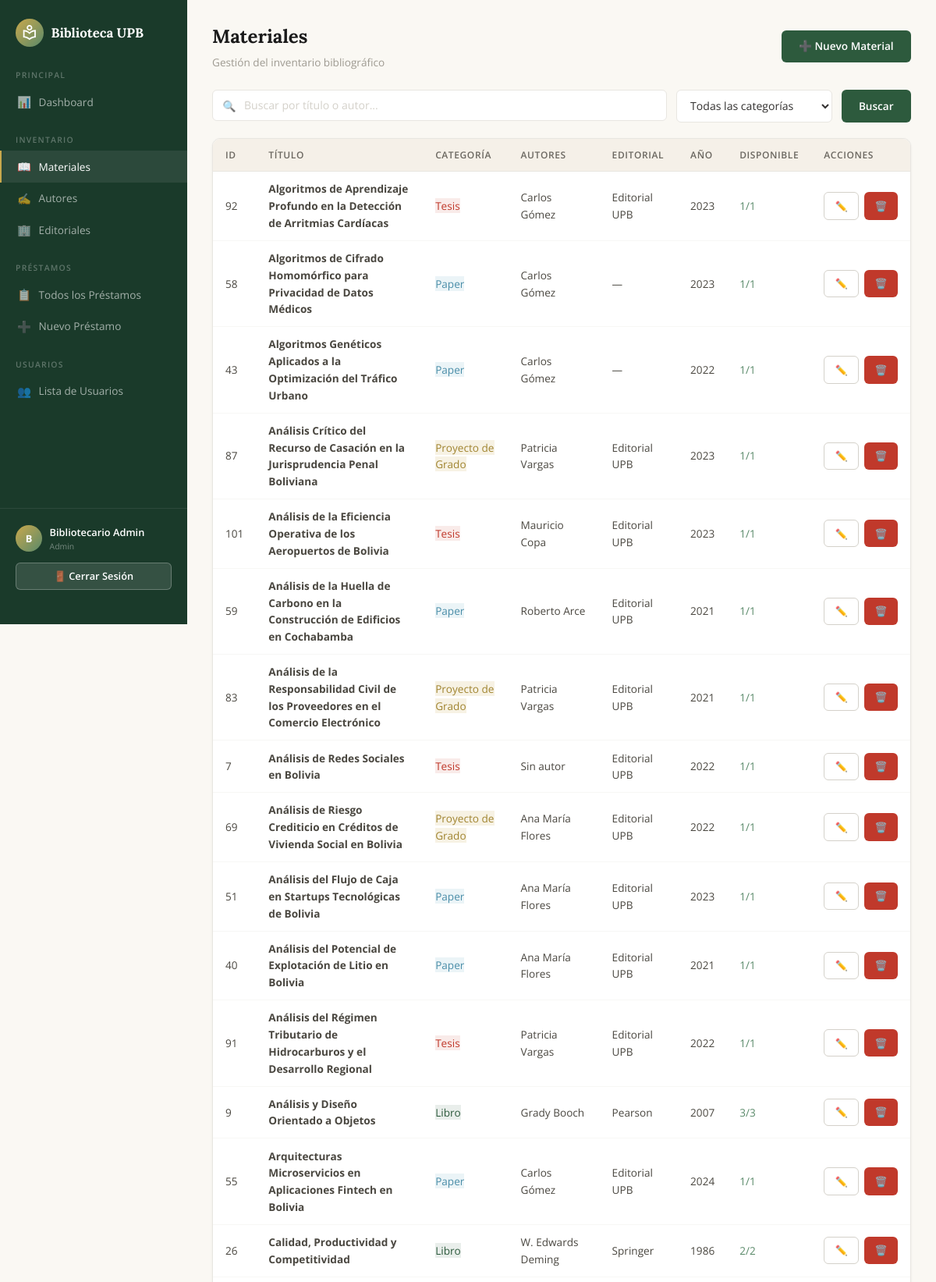
The app's page /admin/materiales/listar.php (signed in, upper part) with its own data.
### tables this page shows
CREATE TABLE IF NOT EXISTS materiales (
    id INT AUTO_INCREMENT PRIMARY KEY,
    titulo VARCHAR(255) NOT NULL,
    categoria_id INT NOT NULL,
    editorial_id INT DEFAULT NULL,
    isbn VARCHAR(20) DEFAULT NULL,
    anio_publicacion INT DEFAULT NULL,
    cantidad_total INT NOT NULL DEFAULT 1,
    cantidad_disponible INT NOT NULL DEFAULT 1,
    descripcion TEXT DEFAULT NULL,
    created_at DATETIME DEFAULT CURRENT_TIMESTAMP,
    FOREIGN KEY (categoria_id) REFERENCES categorias(id),
    FOREIGN KEY (editorial_id) REFERENCES editoriales(id)
);

CREATE TABLE IF NOT EXISTS categorias (
    id INT AUTO_INCREMENT PRIMARY KEY,
    nombre VARCHAR(50) NOT NULL UNIQUE
);

CREATE TABLE IF NOT EXISTS editoriales (
    id INT AUTO_INCREMENT PRIMARY KEY,
    nombre VARCHAR(150) NOT NULL,
    pais VARCHAR(100) DEFAULT NULL
);

### admin/materiales/listar.php (the view, shortened to what this page needs)
<?php
require_once __DIR__ . '/../../includes/header.php';
require_once __DIR__ . '/../../config/conexion.php';
$busqueda = trim($_GET['q'] ?? '');
$sql = "SELECT m.id, m.titulo, c.nombre AS categoria, e.nombre AS editorial,
               m.anio_publicacion, m.cantidad_total, m.cantidad_disponible,
               GROUP_CONCAT(CONCAT(a.nombre, ' ', a.apellido) SEPARATOR ', ') AS autores
        FROM materiales m
        JOIN categorias c ON m.categoria_id = c.id
        LEFT JOIN editoriales e ON m.editorial_id = e.id
        LEFT JOIN material_autor ma ON m.id = ma.material_id
        LEFT JOIN autores a ON ma.autor_id = a.id";
$sql .= " GROUP BY m.id ORDER BY m.titulo ASC";
$stmt = $conexion->prepare($sql);
$stmt->execute();
$materiales = $stmt->get_result();
?>
<div class="page-header">
    <div>
        <h1 class="page-title">Materiales</h1>
        <p class="page-subtitle">Gestión del inventario bibliográfico</p>
    </div>
    <a href="/Proyecto3/admin/materiales/crear.php" class="btn btn-primary">➕ Nuevo Material</a>
</div>
<form method="GET" class="search-bar">
    <div class="search-input-wrapper">
        <span class="search-icon">🔍</span>
        <input type="text" name="q" class="form-control" placeholder="Buscar por título o autor..."
            value="<?= htmlspecialchars($busqueda) ?>">
    </div>
    <select name="categoria" class="form-control" style="max-width:200px;">
        <option value="">Todas las categorías</option>
    </select>
    <button type="submit" class="btn btn-primary">Buscar</button>
</form>
<div class="table-container">
    <table class="data-table">
        <thead>
            <tr>
                <th>ID</th>
                <th>Título</th>
                <th>Categoría</th>
                <th>Autores</th>
                <th>Editorial</th>
                <th>Año</th>
                <th>Disponible</th>
                <th>Acciones</th>
            </tr>
        </thead>
        <tbody>
            <?php if ($materiales->num_rows > 0): ?>
                <?php while ($m = $materiales->fetch_assoc()): ?>
                    <tr>
                        <td><?= $m['id'] ?></td>
                        <td><strong><?= htmlspecialchars($m['titulo']) ?></strong></td>
                        <td>
                            <?php
                            $badge_class = 'badge-libro';
                            if ($m['categoria'] === 'Paper')
                                $badge_class = 'badge-paper';
                            elseif ($m['categoria'] === 'Proyecto de Grado')
                                $badge_class = 'badge-proyecto';
                            elseif ($m['categoria'] === 'Tesis')
                                $badge_class = 'badge-tesis';
                            ?>
                            <span class="category-badge <?= $badge_class ?>"><?= htmlspecialchars($m['categoria']) ?></span>
                        </td>
                        <td><?= htmlspecialchars($m['autores'] ?? 'Sin autor') ?></td>
                        <td><?= htmlspecialchars($m['editorial'] ?? '—') ?></td>
                        <td><?= $m['anio_publicacion'] ?? '—' ?></td>
                        <td>
                            <span class="availability <?= $m['cantidad_disponible'] > 0 ? 'available' : 'unavailable' ?>">
                                <?= $m['cantidad_disponible'] ?>/<?= $m['cantidad_total'] ?>
                            </span>
                        </td>
                        <td>
                            <div class="table-actions">
                                <a href="/Proyecto3/admin/materiales/editar.php?id=<?= $m['id'] ?>"
                                    class="btn btn-sm btn-outline">✏️</a>
                                <a href="/Proyecto3/admin/materiales/eliminar.php?id=<?= $m['id'] ?>"
                                    class="btn btn-sm btn-danger" onclick="return confirm('¿Eliminar este material?')">🗑️</a>
                            </div>
                        </td>
                    </tr>
                <?php endwhile; ?>
            <?php endif; ?>
        </tbody>
    </table>
</div>
<?php require_once __DIR__ . '/../../includes/footer.php'; ?>

### assets/css/styles.css (style rules this page uses)
:root { --cream: #f5f0e8; --cream-light: #faf8f3; --gold: #c9a84c; --gold-light: #e8c96a; --gold-pale: #f5e6b8; --deep-green: #1a3a2a; --mid-green: #2d5a3d; --sage: #5a8a6a; --sage-light: #7ba88a; --sky: #7ab3c8; --white: #ffffff; --dark: #1a1a1a; --gray-100: #f7f7f5; --gray-200: #e8e6e1; --gray-300: #d4d1ca; --gray-400: #9e9a91; --gray-500: #6b6760; --gray-600: #4a4740; --gray-700: #333130; --shadow-sm: 0 1px 3px rgba(0, 0, 0, 0.06); --shadow: 0 2px 8px rgba(0, 0, 0, 0.08); --shadow-lg: 0 8px 24px rgba(0, 0, 0, 0.1); --radius: 10px; --radius-sm: 6px; --transition: all 0.2s ease; }
*, *::before, *::after { margin: 0; padding: 0; box-sizing: border-box; }
body { font-family: 'Open Sans', sans-serif; color: var(--gray-700); background: var(--cream-light); line-height: 1.6; min-height: 100vh; }
a { text-decoration: none; color: inherit; }
.btn { display: inline-flex; align-items: center; gap: 0.4rem; padding: 0.6rem 1.4rem; border-radius: var(--radius-sm); font-family: 'Open Sans', sans-serif; font-weight: 600; font-size: 0.85rem; border: none; cursor: pointer; transition: var(--transition); text-align: center; justify-content: center; }
.btn-primary { background: var(--mid-green); color: var(--white); }
.btn-outline { background: transparent; color: var(--mid-green); border: 1.5px solid var(--gray-300); }
.btn-danger { background: #c0392b; color: var(--white); }
.btn-sm { padding: 0.4rem 0.85rem; font-size: 0.8rem; }
.page-header { display: flex; align-items: center; justify-content: space-between; margin-bottom: 1.5rem; flex-wrap: wrap; gap: 0.75rem; }
.page-title { font-family: 'Lora', serif; font-size: 1.5rem; font-weight: 700; color: var(--dark); }
.page-subtitle { font-size: 0.85rem; color: var(--gray-400); margin-top: 0.15rem; }
.badge-libro { background: rgba(45, 90, 61, 0.1); color: var(--mid-green); }
.badge-paper { background: rgba(122, 179, 200, 0.15); color: #4a8da8; }
.badge-proyecto { background: rgba(201, 168, 76, 0.15); color: #a08430; }
.badge-tesis { background: rgba(192, 57, 43, 0.1); color: #c0392b; }
.availability.available { color: var(--sage); }
.table-container { overflow-x: auto; border-radius: var(--radius); background: var(--white); box-shadow: var(--shadow-sm); border: 1px solid var(--gray-200); }
.data-table { width: 100%; border-collapse: collapse; }
.data-table thead { background: var(--cream); }
.data-table th { padding: 0.7rem 1rem; text-align: left; font-weight: 600; font-size: 0.75rem; color: var(--gray-500); text-transform: uppercase; letter-spacing: 0.05em; border-bottom: 1px solid var(--gray-200); }
.data-table td { padding: 0.7rem 1rem; font-size: 0.85rem; border-bottom: 1px solid var(--gray-100); color: var(--gray-600); }
.data-table tbody tr { transition: var(--transition); }
.table-actions { display: flex; gap: 0.4rem; }
.form-control { width: 100%; padding: 0.6rem 0.85rem; border: 1.5px solid var(--gray-200); border-radius: var(--radius-sm); font-family: 'Open Sans', sans-serif; font-size: 0.88rem; color: var(--gray-700); transition: var(--transition); background: var(--white); }
.form-control option { color: var(--gray-700); }
.form-control::placeholder { color: var(--gray-300); }
select.form-control { cursor: pointer; }
.search-bar { display: flex; gap: 0.75rem; margin-bottom: 1.25rem; flex-wrap: wrap; }
.search-input-wrapper { flex: 1; min-width: 220px; position: relative; }
.search-input-wrapper .search-icon { position: absolute; left: 0.85rem; top: 50%; transform: translateY(-50%); color: var(--gray-400); font-size: 0.85rem; }
.search-input-wrapper .form-control { padding-left: 2.5rem; }

### records on screen
materiales: id "92", titulo "Algoritmos de Aprendizaje Profundo en la Detección de Arritmias Cardíacas", categoria.nombre "Tesis", autores "Carlos Gómez", editorial.nombre "Editorial UPB", anio_publicacion "2023", cantidad_disponible "1", cantidad_total "1"
materiales: id "58", titulo "Algoritmos de Cifrado Homomórfico para Privacidad de Datos Médicos", categoria.nombre "Paper", autores "Carlos Gómez", editorial "—", anio_publicacion "2023", cantidad_disponible "1", cantidad_total "1"
materiales: id "43", titulo "Algoritmos Genéticos Aplicados a la Optimización del Tráfico Urbano", categoria.nombre "Paper", autores "Carlos Gómez", editorial "—", anio_publicacion "2022", cantidad_disponible "1", cantidad_total "1"
materiales: id "87", titulo "Análisis Crítico del Recurso de Casación en la Jurisprudencia Penal Boliviana", categoria.nombre "Proyecto de Grado", autores "Patricia Vargas", editorial.nombre "Editorial UPB", anio_publicacion "2023", cantidad_disponible "1", cantidad_total "1"
materiales: id "101", titulo "Análisis de la Eficiencia Operativa de los Aeropuertos de Bolivia", categoria.nombre "Tesis", autores "Mauricio Copa", editorial.nombre "Editorial UPB", anio_publicacion "2023", cantidad_disponible "1", cantidad_total "1"
materiales: id "59", titulo "Análisis de la Huella de Carbono en la Construcción de Edificios en Cochabamba", categoria.nombre "Paper", autores "Roberto Arce", editorial.nombre "Editorial UPB", anio_publicacion "2021", cantidad_disponible "1", cantidad_total "1"
materiales: id "83", titulo "Análisis de la Responsabilidad Civil de los Proveedores en el Comercio Electrónico", categoria.nombre "Proyecto de Grado", autores "Patricia Vargas", editorial.nombre "Editorial UPB", anio_publicacion "2021", cantidad_disponible "1", cantidad_total "1"
materiales: id "7", titulo "Análisis de Redes Sociales en Bolivia", categoria.nombre "Tesis", autores "Sin autor", editorial.nombre "Editorial UPB", anio_publicacion "2022", cantidad_disponible "1", cantidad_total "1"
materiales: id "69", titulo "Análisis de Riesgo Crediticio en Créditos de Vivienda Social en Bolivia", categoria.nombre "Proyecto de Grado", autores "Ana María Flores", editorial.nombre "Editorial UPB", anio_publicacion "2022", cantidad_disponible "1", cantidad_total "1"
materiales: id "51", titulo "Análisis del Flujo de Caja en Startups Tecnológicas de Bolivia", categoria.nombre "Paper", autores "Ana María Flores", editorial.nombre "Editorial UPB", anio_publicacion "2023", cantidad_disponible "1", cantidad_total "1"
materiales: id "40", titulo "Análisis del Potencial de Explotación de Litio en Bolivia", categoria.nombre "Paper", autores "Ana María Flores", editorial.nombre "Editorial UPB", anio_publicacion "2021", cantidad_disponible "1", cantidad_total "1"
materiales: id "91", titulo "Análisis del Régimen Tributario de Hidrocarburos y el Desarrollo Regional", categoria.nombre "Tesis", autores "Patricia Vargas", editorial.nombre "Editorial UPB", anio_publicacion "2022", cantidad_disponible "1", cantidad_total "1"
materiales: id "9", titulo "Análisis y Diseño Orientado a Objetos", categoria.nombre "Libro", autores "Grady Booch", editorial.nombre "Pearson", anio_publicacion "2007", cantidad_disponible "3", cantidad_total "3"
materiales: id "55", titulo "Arquitecturas Microservicios en Aplicaciones Fintech en Bolivia", categoria.nombre "Paper", autores "Carlos Gómez", editorial.nombre "Editorial UPB", anio_publicacion "2024", cantidad_disponible "1", cantidad_total "1"
materiales: id "26", titulo "Calidad, Productividad y Competitividad", categoria.nombre "Libro", autores "W. Edwards Deming", editorial.nombre "Springer", anio_publicacion "1986", cantidad_disponible "2", cantidad_total "2"

### other values on screen
substr($_SESSION['nombre'] ?? 'U', 0, 1) "B"
$_SESSION['nombre'] "Bibliotecario Admin"
$_SESSION['rol'] "Admin"
